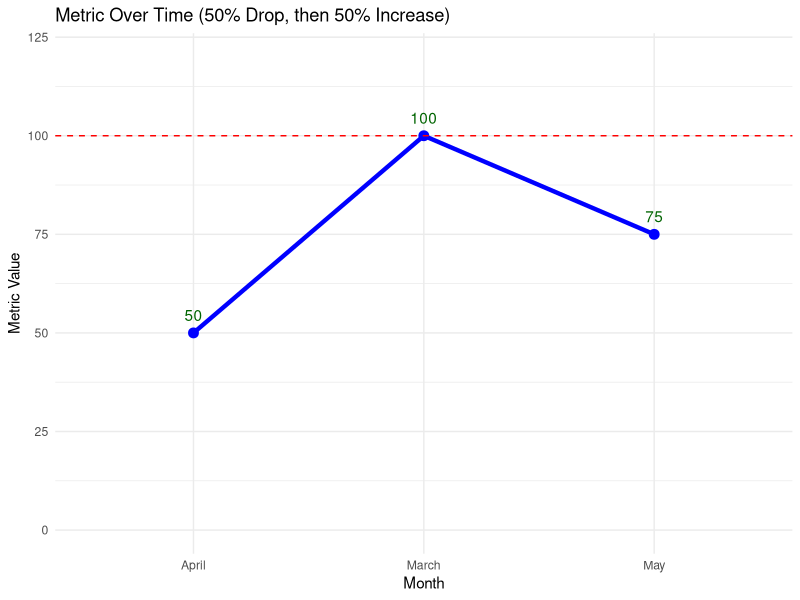

R code for this plot:
## ---- chunk 1
knitr::opts_chunk$set(echo = TRUE)
## ---- chunk 2
library(tidyverse)
## ---- chunk 3
# Starting value in March
march_value <- 100

# Drop 50% in April
april_value <- march_value * (1 - 0.5)

# Increase 50% in May
may_value <- april_value * (1 + 0.5)

# Calculate the percent change from March
percent_change <- ((may_value - march_value) / march_value) * 100

# Print results
cat("March value:", march_value, "\n")
cat("April value:", april_value, "\n")
cat("May value:", may_value, "\n")
cat("Percent change from March:", percent_change, "%\n")

## ---- chunk 4
library(ggplot2)

df <- data.frame(
  Month = c("March", "April", "May"),
  Value = c(100, 50, 75)
)

ggplot(df, aes(x = Month, y = Value, group = 1)) +
  geom_line(color = "blue", size = 1.5) +
  geom_point(color = "blue", size = 3) +
  geom_hline(yintercept = 100, linetype = "dashed", color = "red") +
  geom_text(aes(label = Value), vjust = -1, color = "darkgreen") +
  labs(title = "Metric Over Time (50% Drop, then 50% Increase)",
       y = "Metric Value", x = "Month") +
  ylim(0, 120) +
  theme_minimal()


